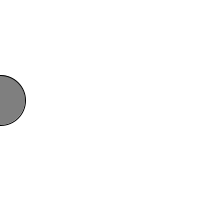
Frame 1 (no input)
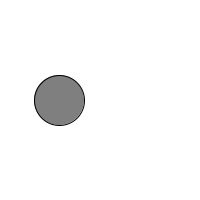
Frame 60 (the mouse pressed at the canvas centre just before this capture)
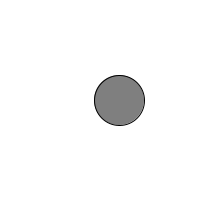
Frame 120 (the mouse held since frame 60 and released just before this capture)

The Processing sketch that drew these frames (run headless with seeded random() and noise(); from frame 60 on, the mouse is pressed at the canvas centre):

// Processing sketch: exemple_05_04_affectation
// ── exemple_05_04_affectation.pde
int cercleX = 0;
int cercleY = 100;

void setup() {
  size(200, 200);
}

void draw() {
  background(255);
  fill(127);
  ellipse(cercleX, cercleY, 50, 50);
  
  // on incrémente cercleX
  cercleX = cercleX + 1;
}
